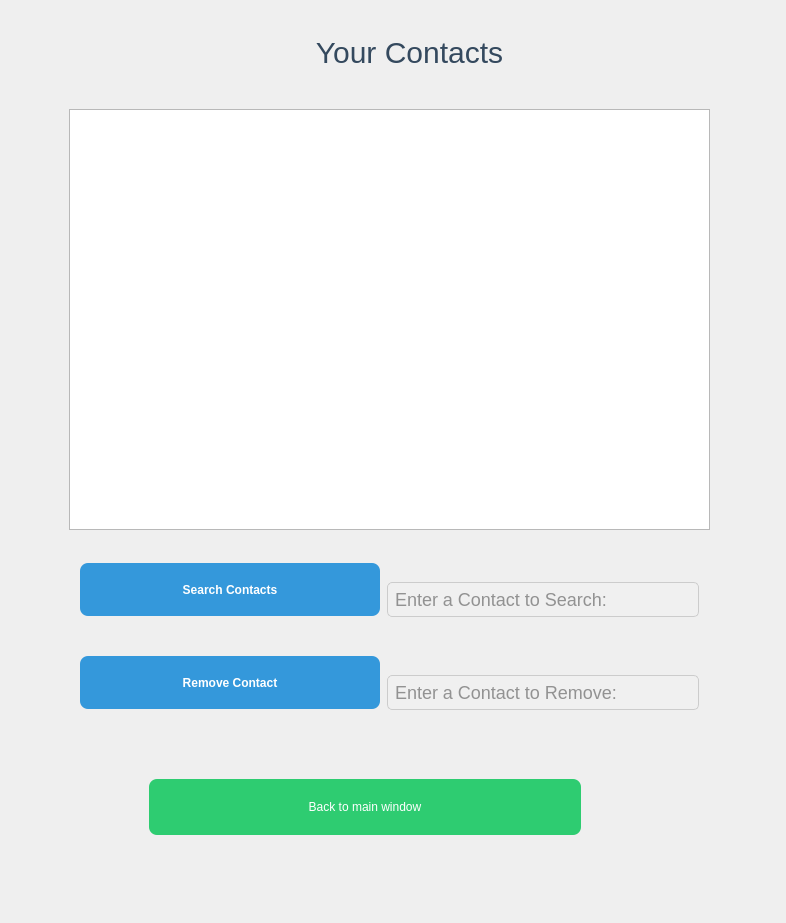
<?xml version="1.0" encoding="UTF-8"?>
<ui version="4.0">
 <class>ViewContacts</class>
 <widget class="QWidget" name="ViewContacts">
  <property name="geometry">
   <rect>
    <x>0</x>
    <y>0</y>
    <width>786</width>
    <height>923</height>
   </rect>
  </property>
  <property name="windowTitle">
   <string>Form</string>
  </property>
  <property name="styleSheet">
   <string notr="true">QWidget {
    background: qlineargradient(
        x1: 0, y1: 0,
        x2: 1, y2: 1,
        stop: 0 #d5f5e3,
        stop: 1 #d6eaf8
    );
    margin: 0; 
    padding: 0;
}
</string>
  </property>
  <widget class="QWidget" name="widget" native="true">
   <property name="geometry">
    <rect>
     <x>-1</x>
     <y>-1</y>
     <width>850</width>
     <height>941</height>
    </rect>
   </property>
   <property name="styleSheet">
    <string notr="true">QWidget {
    background: qlineargradient(
        x1: 0, y1: 0,
        x2: 1, y2: 1,
        stop: 0 #d5f5e3,
        stop: 1 #d6eaf8
    );
    margin: 0; 
    padding: 0;
}
</string>
   </property>
   <widget class="QListWidget" name="contactList">
    <property name="geometry">
     <rect>
      <x>70</x>
      <y>110</y>
      <width>641</width>
      <height>421</height>
     </rect>
    </property>
   </widget>
   <widget class="QPushButton" name="back">
    <property name="geometry">
     <rect>
      <x>150</x>
      <y>780</y>
      <width>432</width>
      <height>156</height>
     </rect>
    </property>
    <property name="styleSheet">
     <string notr="true">QPushButton {
    background-color: #2ecc71;
    color: white;
    border-radius: 8px;
    padding: 8px 16px;
    font: bold 18pt &quot;NSimSun&quot;;  /* &lt;-- This line is updated */
    margin-bottom: 100px;
    min-width: 400px;
    min-height: 40px;
}

QPushButton:hover {
    background-color: #27ae60;
}

QPushButton:pressed {
    background-color: #1e8449;
}
</string>
    </property>
    <property name="text">
     <string>Back to main window</string>
    </property>
   </widget>
   <widget class="QLabel" name="Contacts">
    <property name="geometry">
     <rect>
      <x>300</x>
      <y>-70</y>
      <width>221</width>
      <height>191</height>
     </rect>
    </property>
    <property name="styleSheet">
     <string notr="true">QLabel {
	font: 38pt &quot;Sylfaen&quot;;
    color: #34495e;
    border-radius: 10px;
    padding: 12px;
    padding-top: 48px;
    margin-top:20px;
    font-size: 30px;
   
}
</string>
    </property>
    <property name="text">
     <string>Your Contacts</string>
    </property>
    <property name="alignment">
     <set>Qt::AlignmentFlag::AlignCenter</set>
    </property>
   </widget>
   <widget class="QWidget" name="layoutWidget">
    <property name="geometry">
     <rect>
      <x>80</x>
      <y>550</y>
      <width>621</width>
      <height>196</height>
     </rect>
    </property>
    <layout class="QVBoxLayout" name="verticalLayout">
     <item>
      <layout class="QHBoxLayout" name="horizontalLayout"/>
     </item>
     <item>
      <layout class="QHBoxLayout" name="horizontalLayout_2">
       <item>
        <widget class="QPushButton" name="searchContactButton">
         <property name="minimumSize">
          <size>
           <width>140</width>
           <height>73</height>
          </size>
         </property>
         <property name="maximumSize">
          <size>
           <width>300</width>
           <height>16777215</height>
          </size>
         </property>
         <property name="styleSheet">
          <string notr="true">QPushButton {
    background-color: #3498db;
    color: white;
    border-radius: 8px;
    padding: 4px 10px;  /* Smaller padding */
    font: 14pt &quot;NSimSun&quot;;  /* Smaller font */
    font-weight: bold;
    min-width: 120px;   /* Smaller min width */
    min-height: 45px;   /* Smaller min height */
    margin-bottom: 20px;
}

QPushButton:hover {
    background-color: #2980b9;
}

QPushButton:pressed {
    background-color: #1c5980;
}

</string>
         </property>
         <property name="text">
          <string>Search Contacts</string>
         </property>
        </widget>
       </item>
       <item>
        <widget class="QLineEdit" name="searchContactInput">
         <property name="styleSheet">
          <string notr="true">
QLineEdit {
    min-width: 200px;
    max-width: 300px;
    heigth:55px;
    background-color: #f0f0f0;
    border: 1px solid #ccc;
    border-radius: 5px;
    padding: 5px;
    font-size: 18px;
    color: #333;
}

QLineEdit::placeholder {
    color: #888;
}
</string>
         </property>
         <property name="text">
          <string/>
         </property>
         <property name="placeholderText">
          <string>Enter a Contact to Search:</string>
         </property>
        </widget>
       </item>
      </layout>
     </item>
     <item>
      <layout class="QHBoxLayout" name="horizontalLayout_3">
       <item>
        <widget class="QPushButton" name="removeContactButton">
         <property name="minimumSize">
          <size>
           <width>140</width>
           <height>73</height>
          </size>
         </property>
         <property name="maximumSize">
          <size>
           <width>300</width>
           <height>16777215</height>
          </size>
         </property>
         <property name="styleSheet">
          <string notr="true">QPushButton {
    background-color: #3498db;
    color: white;
    border-radius: 8px;
    padding: 4px 10px;  /* Smaller padding */
    font: 14pt &quot;NSimSun&quot;;  /* Smaller font */
    font-weight: bold;
    min-width: 120px;   /* Smaller min width */
    min-height: 45px;   /* Smaller min height */
    margin-bottom: 20px;
}

QPushButton:hover {
    background-color: #2980b9;
}

QPushButton:pressed {
    background-color: #1c5980;
}
</string>
         </property>
         <property name="text">
          <string>Remove Contact</string>
         </property>
        </widget>
       </item>
       <item>
        <widget class="QLineEdit" name="removeContactInput">
         <property name="styleSheet">
          <string notr="true">
QLineEdit {
    min-width: 200px;
    max-width: 300px;
    heigth:55px;
    background-color: #f0f0f0;
    border: 1px solid #ccc;
    border-radius: 5px;
    padding: 5px;
    font-size: 18px;
    color: #333;
}

QLineEdit::placeholder {
    color: #888;
}
</string>
         </property>
         <property name="text">
          <string/>
         </property>
         <property name="placeholderText">
          <string>Enter a Contact to Remove:</string>
         </property>
        </widget>
       </item>
      </layout>
     </item>
    </layout>
   </widget>
   <zorder>layoutWidget</zorder>
   <zorder>back</zorder>
   <zorder>Contacts</zorder>
   <zorder>contactList</zorder>
  </widget>
 </widget>
 <resources/>
 <connections/>
</ui>
